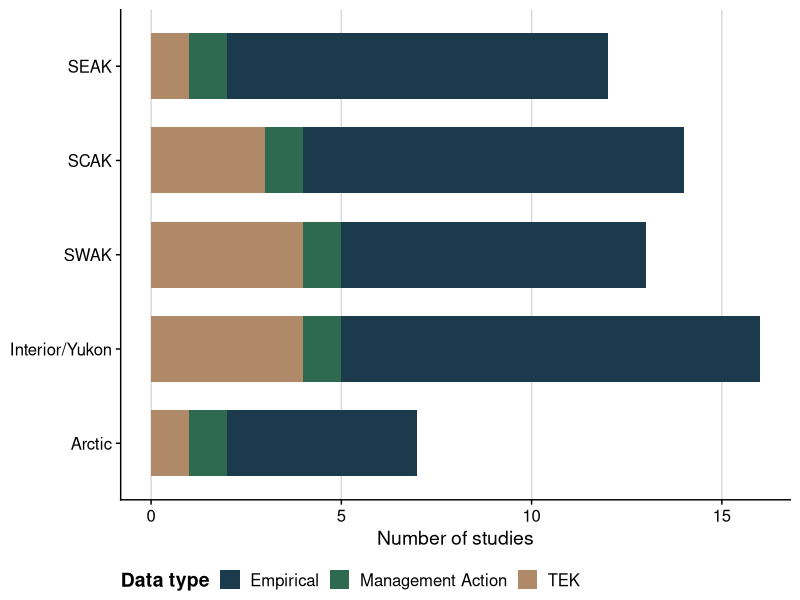
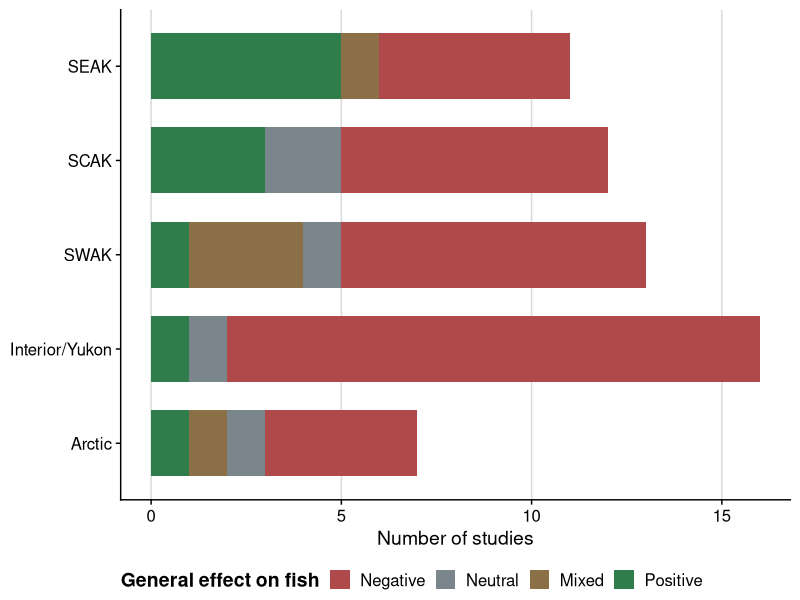
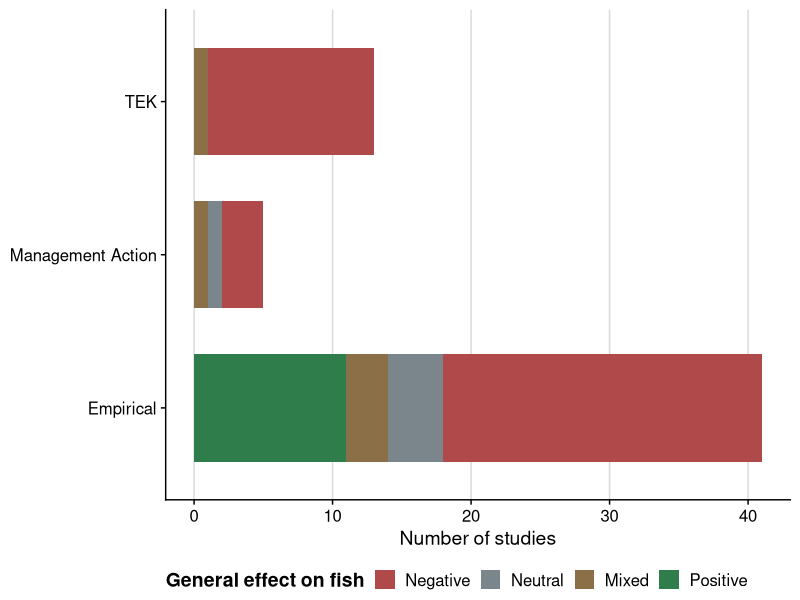
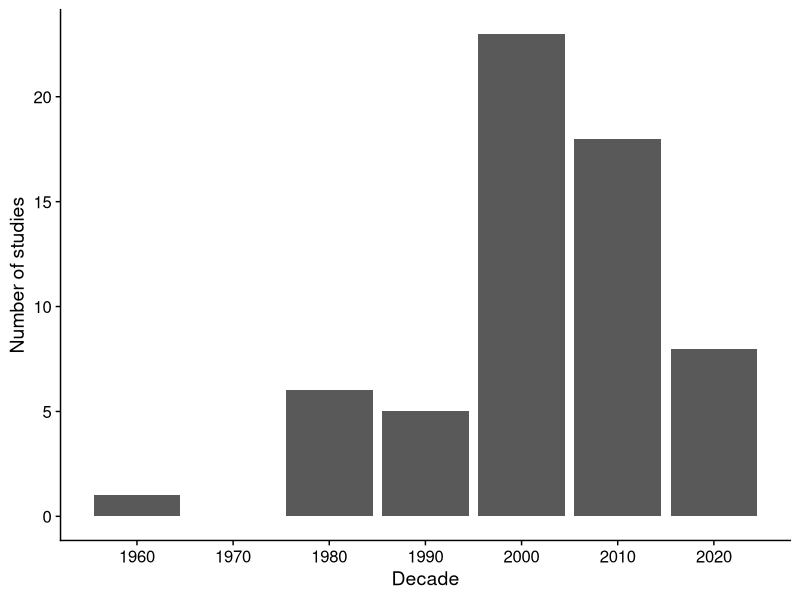
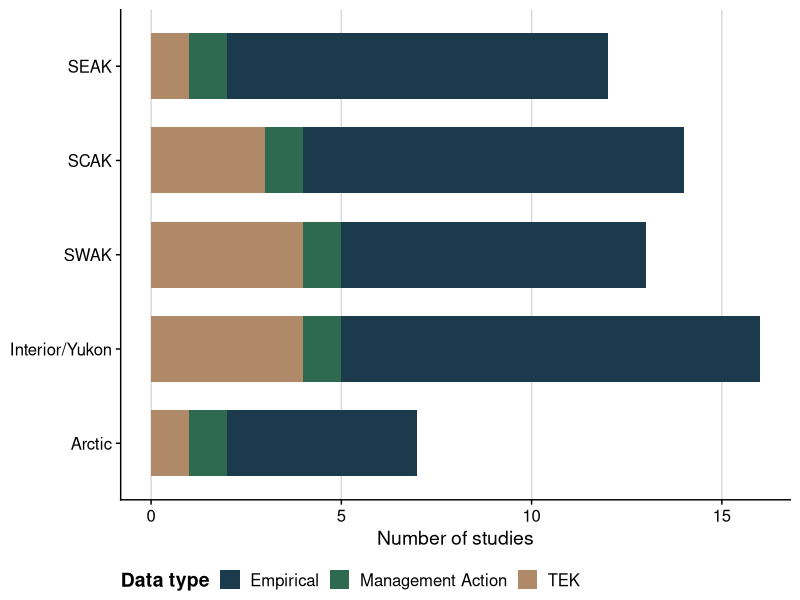
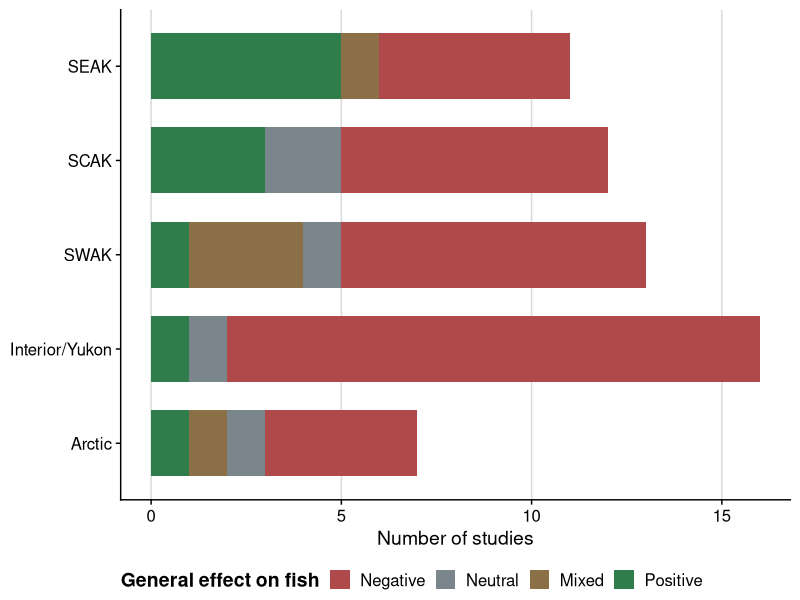
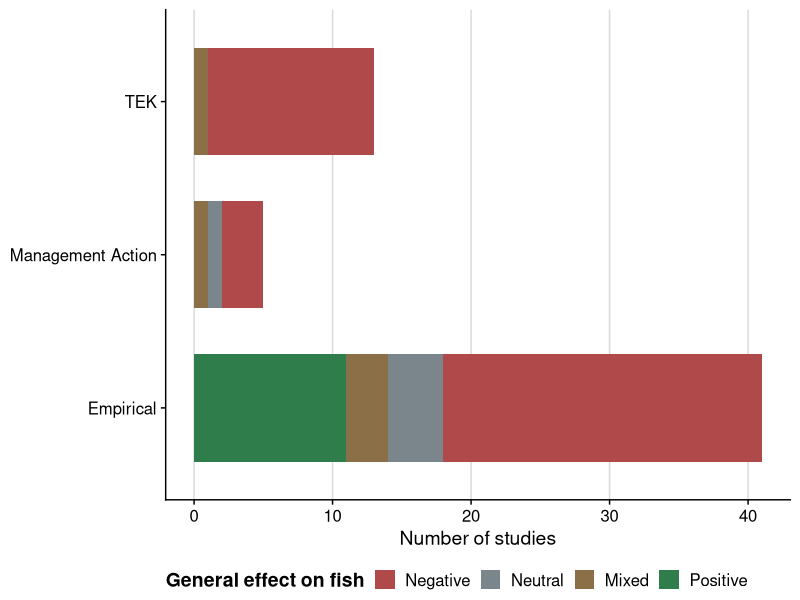
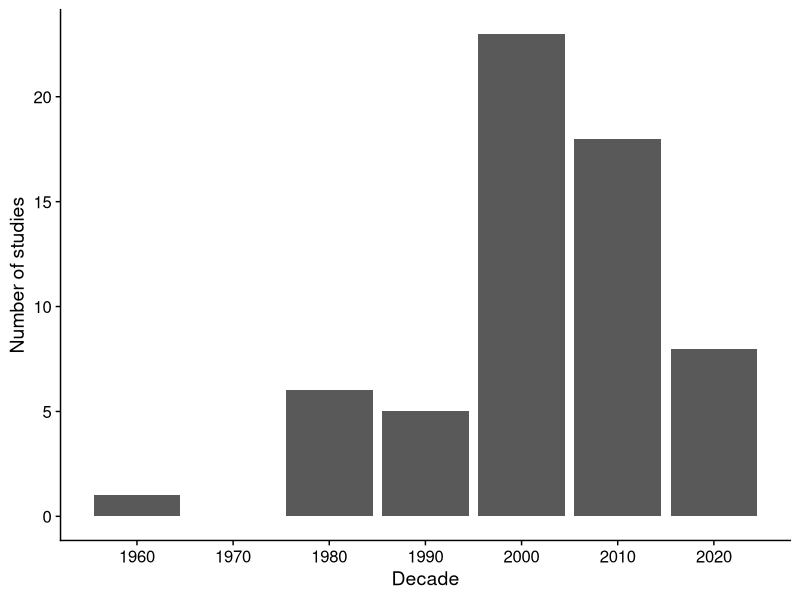

Source code (R) for these figures, in order:
################################################################################
#################### Alaska Beaver and Fish Literature Review ##################
################ Authors: Will Samuel (UAF) and Erin Larson (UAA) ##############
################################################################################


library(tidyverse)
library(ggplot2)
library(readxl)
library(cowplot)
library(patchwork)





#Quick data processing

lit <- read_excel("Annotated bibliography.xlsx")
str(lit)



lit_filtered <- lit %>%
  filter(!is.na(Region), !is.na(`Data type`),
         `Include in Map` == "Y")
  
nrow(lit_filtered) #62 articles that directly discuss beaver/fish interactions



lit_filtered$Region <- factor(
  lit_filtered$Region,
  levels = c("Arctic", "Interior/Yukon", "SWAK", "SCAK", "SEAK")
)


lit_filtered <- lit_filtered %>%
  mutate(`General effect on fish` = na_if(`General effect on fish`, "NA"))



#Plotting
cols <- c(
  "#1B3A4B",
  "#2A6F97",
  "#61A5C2",
  "#2D6A4F",
  "#74C69D",
  "#B08968",
  "#D9ED92"
)


cols <- c("#1B3A4B", "#2D6A4F", "#B08968")



Regions_plot <- ggplot(lit_filtered, aes(x = Region, fill = `Data type`)) +
  geom_bar(width = 0.7) + #color = "black",
  coord_flip() +
  scale_fill_manual(values = cols) +
  labs(x = NULL, y = "Number of studies", fill = "Data type") +
  theme_cowplot() +
  theme(
    legend.position = "bottom",
    legend.title = element_text(face = "bold"),
    axis.text.y = element_text(size = 12),
    axis.text.x = element_text(size = 12),
    panel.grid.major.x = element_line(color = "grey85"),
    panel.grid.major.y = element_blank()
  )
Regions_plot

ggsave("Figures/Regions_plot.jpeg", Regions_plot, 
       width = 7, 
       height = 5, 
       dpi = 300)



cols_effect <- c(
  "Negative" = "#B04A4A",
  "Neutral" = "#7A868C",
  "Mixed" = "#8B6F47",
  "Positive" = "#2F7D4A"
)

effect_order <- c("Negative", "Neutral", "Mixed", "Positive")

lit_filtered2 <- lit_filtered %>%
  mutate(`General effect on fish` = factor(`General effect on fish`, levels = effect_order))





effects_plot <- ggplot(lit_filtered2, aes(x = Region, fill = `General effect on fish`)) +
  geom_bar(
    data = dplyr::filter(lit_filtered2, !is.na(`General effect on fish`)),
    width = 0.7
  ) +
  coord_flip() +
  scale_fill_manual(
    values = cols_effect,
    limits = effect_order,
    breaks = effect_order
  ) +
  labs(x = NULL, y = "Number of studies", fill = "General effect on fish") +
  theme_cowplot() +
  theme(
    legend.position = "bottom",
    legend.title = element_text(face = "bold"),
    axis.text.y = element_text(size = 12),
    axis.text.x = element_text(size = 12),
    panel.grid.major.x = element_line(color = "grey85"),
    panel.grid.major.y = element_blank()
  )

effects_plot

ggsave("Figures/effects_plot.jpeg", effects_plot, 
       width = 8, 
       height = 6, 
       dpi = 300)




datatype_plot <- ggplot(lit_filtered2, aes(x = `Data type`, fill = `General effect on fish`)) +
  geom_bar(
    data = dplyr::filter(lit_filtered2, !is.na(`General effect on fish`)),
    width = 0.7
  ) +
  coord_flip() +
  scale_fill_manual(
    values = cols_effect,
    limits = effect_order,
    breaks = effect_order
  ) +
  labs(x = NULL, y = "Number of studies", fill = "General effect on fish") +
  theme_cowplot() +
  theme(
    legend.position = "bottom",
    legend.title = element_text(face = "bold"),
    axis.text.y = element_text(size = 12),
    axis.text.x = element_text(size = 12),
    panel.grid.major.x = element_line(color = "grey85"),
    panel.grid.major.y = element_blank()
  )

datatype_plot

ggsave("Figures/datatype_plot.jpeg", datatype_plot, 
       width = 7, 
       height = 5, 
       dpi = 300)




pubs_over_time <- lit_filtered %>%
  mutate(
    Year = as.numeric(Year),
    Decade = floor(Year / 10) * 10
  ) %>%
  ggplot(aes(x = Decade)) +
  geom_bar() +
  scale_x_continuous(breaks = seq(1960, 2030, 10)) +
  labs(x = "Decade", y = "Number of studies") +
  theme_cowplot()
pubs_over_time

ggsave("Figures/pubs_over_time.jpeg", pubs_over_time, 
       width = 7, 
       height = 5, 
       dpi = 300)



panel <- (effects_plot + datatype_plot)/(Regions_plot + pubs_over_time)

ggsave("Figures/panel.jpeg", panel, 
       width = 12, 
       height = 10, 
       dpi = 300)
